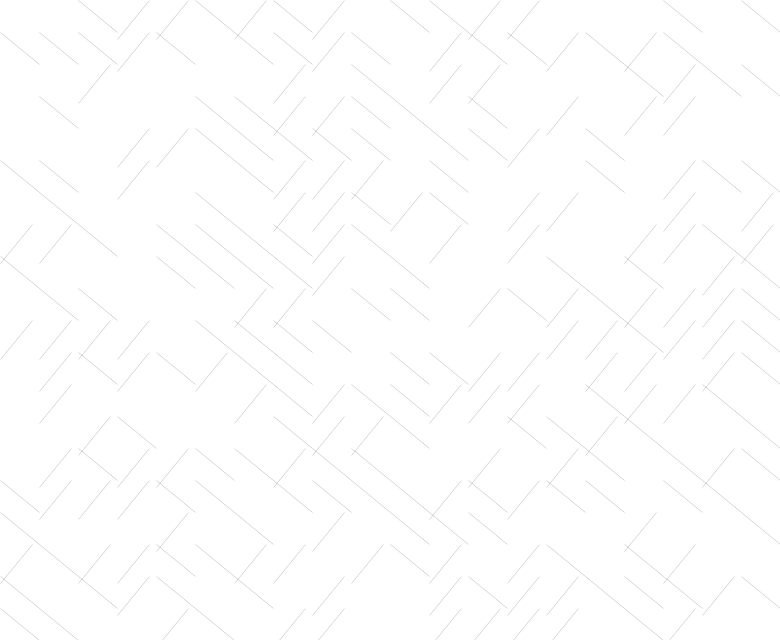
Frame 1 (no input)
Frame 60 (the mouse pressed at the canvas centre just before this capture): identical to frame 1, image omitted
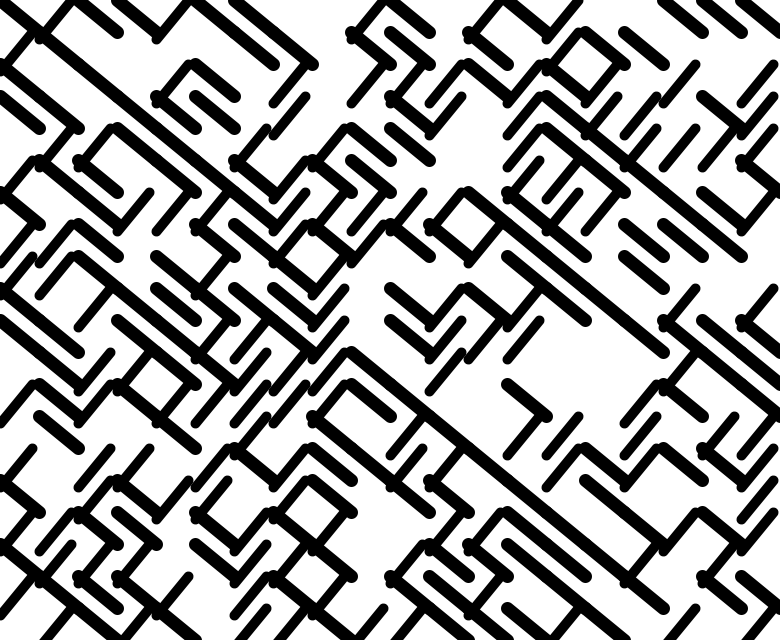
Frame 120 (the mouse held since frame 60 and released just before this capture)

The Processing sketch that drew these frames (run headless with seeded random() and noise(); from frame 60 on, the mouse is pressed at the canvas centre):

// Processing sketch: processing_122299
// ── processing_122299.pde


int tileCount = 20;
int actRandomSeed = 0;
int actStrokeCap = ROUND;
color colorLeft = color(197, 0, 123);


void setup() {
  size(780, 640);
}


void draw() {

  background(255);
  smooth();
  noFill();
  strokeCap(actStrokeCap);

  randomSeed(actRandomSeed);

  for (int gridY=0; gridY<tileCount; gridY++) {
    for (int gridX=0; gridX<tileCount; gridX++) {

      int posX = width/tileCount*gridX;
      int posY = height/tileCount*gridY;

      int toggle = (int) random(0,3);

      if (toggle == 0) {
        strokeWeight(mouseX/30);
        line(posX, posY, posX+width/tileCount, posY+height/tileCount);
      }
      if (toggle == 1) {
        strokeWeight(mouseY/30);
        line(posX, posY+width/tileCount, posX+height/tileCount, posY);
      }
    }
    
  }
}


void mousePressed() {
  actRandomSeed = (int) random(20000);
}
